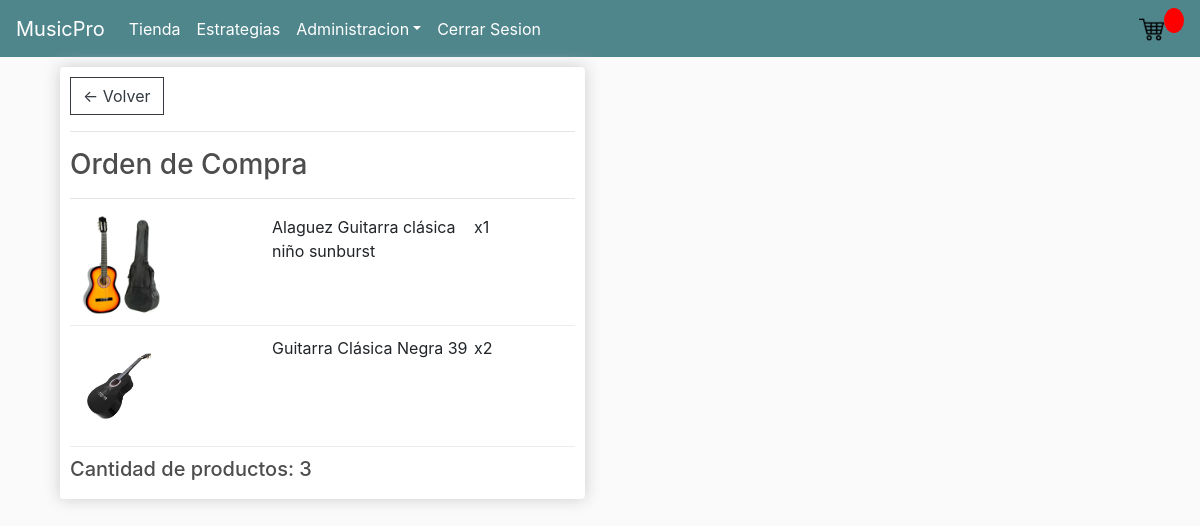
/products/20/ (signed in), run on the app's committed database.
### TiendaMPRO/models.py (models this page shows, shortened)
class ProductoPedido(models.Model):
    producto = models.ForeignKey(Producto, on_delete=models.SET_NULL, blank=True, null=True)
    orden = models.ForeignKey(OrdenDeCompra, on_delete=models.SET_NULL, blank=True, null=True)
    cantidad = models.IntegerField(default=0, null=True, blank=True)
    fecha_pedido = models.DateTimeField(auto_now_add=True)

class Producto(models.Model):
    nom_prod = models.CharField(validators=[MinLengthValidator(3)], max_length=40,verbose_name="Nombre de Producto")
    tipo_prod = models.ForeignKey(TipoProducto, on_delete=models.CASCADE)
    descripcion = models.TextField(max_length=1500,null=True,blank=True)
    precio = models.FloatField(default=0.0)
    imagen = models.ImageField(upload_to="images/producto",null=True,blank=True)
    @property
    def imageURL(self):
        try:
            url = self.imagen.url
        except:
            url = ''
        return url

class OrdenDeCompra(models.Model):
    customer = models.ForeignKey(Usuario, on_delete=models.SET_NULL, blank=True, null=True)
    date_orderd= models.DateTimeField(auto_now_add=True)
    complete = models.BooleanField(default=False, null=True, blank=False)
    retiroTienda = models.BooleanField(default=False, null=True, blank=False)
    transaction_id=  models.CharField(max_length=200, null=True)
    pagado = models.BooleanField(default=False, null=True, blank=False)
    transferencia = models.BooleanField(default=False, null=True, blank=False)
    @property
    def get_carro_productos(self):
        orderitems = self.productopedido_set.all()
        total = sum ([item.cantidad for item in orderitems])
        return total

### TiendaMPRO/views.py (the view)
# urls.py: path('products/<int:pk>/', views.detallePedido, name='detallePedido'),
def detallePedido(request, pk):
    order = OrdenDeCompra.objects.get(id = pk)
    items = order.productopedido_set.all()
    context={'items': items, 'orden' : order}
    return render (request, 'TiendaMPRO/detalleProducto.html', context)

### TiendaMPRO/models.py (called while the page is built)
    def __str__(self):
        return f'{self.nombre}'

    @property
    def is_staff(self):
        return self.usuario_admin

### TiendaMPRO/templates/TiendaMPRO/detalleProducto.html
{% extends 'TiendaMPRO/main.html' %}
{% load static %}
{% block content %}
<div class="col-lg-6">
    <div class="box-element">
        <a class="btn btn-outline-dark" href="{% url 'pedidos' %}">&#x2190; Volver</a>
        <hr>
        <h3>Orden de Compra</h3>
        <hr>
        {% for item in items %}
        <div class="cart-row">
            <div style="flex:2"><img class="row-image" src="{{item.producto.imageURL}}"></div>
            <div style="flex:2">
                <p>{{item.producto.nom_prod}}</p>
            </div>
            <div style="flex:1">
                <p>x{{item.cantidad}}</p>
            </div>
        </div>
        {% endfor %}
        <h5>Cantidad de productos: {{orden.get_carro_productos|floatformat:0}}</h5>
    </div>
</div>
{% endblock %}

### TiendaMPRO/static/css/main.css (style rules this page uses)
body { background-color: hsl(0, 0%, 98%); }
h1,h2,h3,h4,h5,h6 { color:hsl(0, 0%, 30%); }
.box-element { box-shadow:hsl(0, 0%, 80%) 0 0 16px; background-color: #fff; border-radius: 4px; padding: 10px; }
.col-lg-4, .col-lg-6, .col-lg-8, .col-lg-12 { margin-top: 10px; }
.btn { border-radius: 0; }
.row-image { width: 100px; }
.cart-row { display: flex; align-items: flex-stretch; padding-bottom: 10px; margin-bottom: 10px; border-bottom: 1px solid #ececec; }

### data on the page
ProductoPedido: producto.imageURL (picture), producto.nom_prod "Alaguez Guitarra clásica niño sunburst", cantidad "1"
ProductoPedido: producto.imageURL (picture), producto.nom_prod "Guitarra Clásica Negra 39", cantidad "2"
OrdenDeCompra: get_carro_productos "3"
